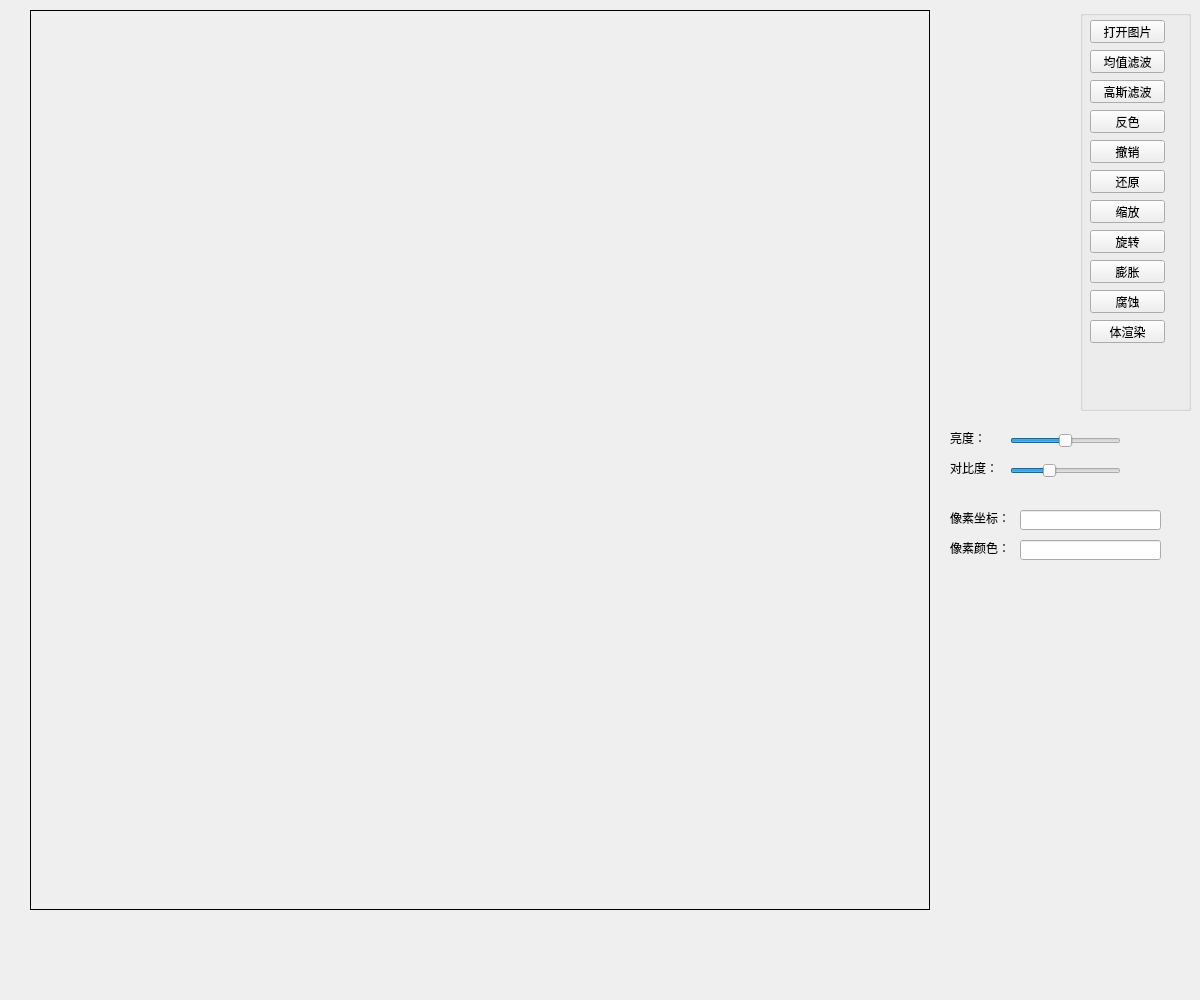
<?xml version="1.0" encoding="UTF-8"?>
<ui version="4.0">
 <class>Static_Process</class>
 <widget class="QWidget" name="Static_Process">
  <property name="geometry">
   <rect>
    <x>0</x>
    <y>0</y>
    <width>1200</width>
    <height>1000</height>
   </rect>
  </property>
  <property name="windowTitle">
   <string>静态处理</string>
  </property>
  <widget class="QSlider" name="Slider_bright">
   <property name="geometry">
    <rect>
     <x>1010</x>
     <y>430</y>
     <width>111</width>
     <height>22</height>
    </rect>
   </property>
   <property name="minimum">
    <number>-99</number>
   </property>
   <property name="orientation">
    <enum>Qt::Horizontal</enum>
   </property>
  </widget>
  <widget class="QLabel" name="label_4">
   <property name="geometry">
    <rect>
     <x>950</x>
     <y>430</y>
     <width>41</width>
     <height>16</height>
    </rect>
   </property>
   <property name="text">
    <string>亮度：</string>
   </property>
  </widget>
  <widget class="QLabel" name="label_5">
   <property name="geometry">
    <rect>
     <x>950</x>
     <y>460</y>
     <width>51</width>
     <height>16</height>
    </rect>
   </property>
   <property name="text">
    <string>对比度：</string>
   </property>
  </widget>
  <widget class="QSlider" name="Slider_contrast">
   <property name="geometry">
    <rect>
     <x>1010</x>
     <y>460</y>
     <width>111</width>
     <height>22</height>
    </rect>
   </property>
   <property name="minimum">
    <number>0</number>
   </property>
   <property name="maximum">
    <number>30</number>
   </property>
   <property name="value">
    <number>10</number>
   </property>
   <property name="orientation">
    <enum>Qt::Horizontal</enum>
   </property>
  </widget>
  <widget class="QLabel" name="pic_label">
   <property name="geometry">
    <rect>
     <x>30</x>
     <y>10</y>
     <width>900</width>
     <height>900</height>
    </rect>
   </property>
   <property name="styleSheet">
    <string notr="true">border: 1px solid black;</string>
   </property>
   <property name="text">
    <string/>
   </property>
  </widget>
  <widget class="QGroupBox" name="groupBox">
   <property name="geometry">
    <rect>
     <x>1080</x>
     <y>10</y>
     <width>111</width>
     <height>401</height>
    </rect>
   </property>
   <property name="title">
    <string/>
   </property>
   <widget class="QPushButton" name="Btn_rotate">
    <property name="geometry">
     <rect>
      <x>10</x>
      <y>220</y>
      <width>75</width>
      <height>23</height>
     </rect>
    </property>
    <property name="text">
     <string>旋转</string>
    </property>
   </widget>
   <widget class="QPushButton" name="Btn_Gaussian_Filter">
    <property name="geometry">
     <rect>
      <x>10</x>
      <y>70</y>
      <width>75</width>
      <height>23</height>
     </rect>
    </property>
    <property name="text">
     <string>高斯滤波</string>
    </property>
   </widget>
   <widget class="QPushButton" name="btn_redo">
    <property name="geometry">
     <rect>
      <x>10</x>
      <y>160</y>
      <width>75</width>
      <height>23</height>
     </rect>
    </property>
    <property name="text">
     <string>还原</string>
    </property>
   </widget>
   <widget class="QPushButton" name="Btn_change_size">
    <property name="geometry">
     <rect>
      <x>10</x>
      <y>190</y>
      <width>75</width>
      <height>23</height>
     </rect>
    </property>
    <property name="text">
     <string>缩放</string>
    </property>
   </widget>
   <widget class="QPushButton" name="Btn_undo">
    <property name="geometry">
     <rect>
      <x>10</x>
      <y>130</y>
      <width>75</width>
      <height>23</height>
     </rect>
    </property>
    <property name="text">
     <string>撤销</string>
    </property>
   </widget>
   <widget class="QPushButton" name="Btn_erode">
    <property name="geometry">
     <rect>
      <x>10</x>
      <y>280</y>
      <width>75</width>
      <height>23</height>
     </rect>
    </property>
    <property name="text">
     <string>腐蚀</string>
    </property>
   </widget>
   <widget class="QPushButton" name="Btn_MeanFilte">
    <property name="geometry">
     <rect>
      <x>10</x>
      <y>40</y>
      <width>75</width>
      <height>23</height>
     </rect>
    </property>
    <property name="text">
     <string>均值滤波</string>
    </property>
   </widget>
   <widget class="QPushButton" name="Btn_invertcolor">
    <property name="geometry">
     <rect>
      <x>10</x>
      <y>100</y>
      <width>75</width>
      <height>23</height>
     </rect>
    </property>
    <property name="text">
     <string>反色</string>
    </property>
   </widget>
   <widget class="QPushButton" name="Btn_dilate">
    <property name="geometry">
     <rect>
      <x>10</x>
      <y>250</y>
      <width>75</width>
      <height>23</height>
     </rect>
    </property>
    <property name="text">
     <string>膨胀</string>
    </property>
   </widget>
   <widget class="QPushButton" name="Btn_select_pic">
    <property name="geometry">
     <rect>
      <x>10</x>
      <y>10</y>
      <width>75</width>
      <height>23</height>
     </rect>
    </property>
    <property name="text">
     <string>打开图片</string>
    </property>
   </widget>
   <widget class="QPushButton" name="pushButton">
    <property name="geometry">
     <rect>
      <x>10</x>
      <y>310</y>
      <width>75</width>
      <height>23</height>
     </rect>
    </property>
    <property name="text">
     <string>体渲染</string>
    </property>
   </widget>
  </widget>
  <widget class="QLabel" name="label_2">
   <property name="geometry">
    <rect>
     <x>950</x>
     <y>510</y>
     <width>61</width>
     <height>16</height>
    </rect>
   </property>
   <property name="text">
    <string>像素坐标：</string>
   </property>
  </widget>
  <widget class="QLineEdit" name="lineEdit_rgb">
   <property name="geometry">
    <rect>
     <x>1020</x>
     <y>540</y>
     <width>141</width>
     <height>20</height>
    </rect>
   </property>
  </widget>
  <widget class="QLineEdit" name="lineEdit_xy">
   <property name="geometry">
    <rect>
     <x>1020</x>
     <y>510</y>
     <width>141</width>
     <height>20</height>
    </rect>
   </property>
  </widget>
  <widget class="QLabel" name="label_3">
   <property name="geometry">
    <rect>
     <x>950</x>
     <y>540</y>
     <width>61</width>
     <height>16</height>
    </rect>
   </property>
   <property name="text">
    <string>像素颜色：</string>
   </property>
  </widget>
 </widget>
 <resources/>
 <connections>
  <connection>
   <sender>Btn_MeanFilte</sender>
   <signal>clicked()</signal>
   <receiver>Static_Process</receiver>
   <slot>On_Btn_Mean_Filter_clicked()</slot>
   <hints>
    <hint type="sourcelabel">
     <x>1013</x>
     <y>116</y>
    </hint>
    <hint type="destinationlabel">
     <x>195</x>
     <y>89</y>
    </hint>
   </hints>
  </connection>
  <connection>
   <sender>Btn_Gaussian_Filter</sender>
   <signal>clicked()</signal>
   <receiver>Static_Process</receiver>
   <slot>On_Btn_Gaussian_Filter_clicked()</slot>
   <hints>
    <hint type="sourcelabel">
     <x>998</x>
     <y>142</y>
    </hint>
    <hint type="destinationlabel">
     <x>195</x>
     <y>126</y>
    </hint>
   </hints>
  </connection>
  <connection>
   <sender>Btn_invertcolor</sender>
   <signal>clicked()</signal>
   <receiver>Static_Process</receiver>
   <slot>On_Btn_invertcolor_clicked()</slot>
   <hints>
    <hint type="sourcelabel">
     <x>1006</x>
     <y>174</y>
    </hint>
    <hint type="destinationlabel">
     <x>195</x>
     <y>161</y>
    </hint>
   </hints>
  </connection>
  <connection>
   <sender>Btn_undo</sender>
   <signal>clicked()</signal>
   <receiver>Static_Process</receiver>
   <slot>On_Btn_undo_clicked()</slot>
   <hints>
    <hint type="sourcelabel">
     <x>1009</x>
     <y>205</y>
    </hint>
    <hint type="destinationlabel">
     <x>195</x>
     <y>190</y>
    </hint>
   </hints>
  </connection>
  <connection>
   <sender>btn_redo</sender>
   <signal>clicked()</signal>
   <receiver>Static_Process</receiver>
   <slot>On_Btn_redo_clicked()</slot>
   <hints>
    <hint type="sourcelabel">
     <x>1009</x>
     <y>236</y>
    </hint>
    <hint type="destinationlabel">
     <x>195</x>
     <y>220</y>
    </hint>
   </hints>
  </connection>
  <connection>
   <sender>Btn_select_pic</sender>
   <signal>clicked()</signal>
   <receiver>Static_Process</receiver>
   <slot>On_Btn_select_pic_clicked()</slot>
   <hints>
    <hint type="sourcelabel">
     <x>1000</x>
     <y>82</y>
    </hint>
    <hint type="destinationlabel">
     <x>195</x>
     <y>47</y>
    </hint>
   </hints>
  </connection>
  <connection>
   <sender>Btn_change_size</sender>
   <signal>clicked()</signal>
   <receiver>Static_Process</receiver>
   <slot>On_Btn_change_size_clicked()</slot>
   <hints>
    <hint type="sourcelabel">
     <x>1037</x>
     <y>265</y>
    </hint>
    <hint type="destinationlabel">
     <x>1033</x>
     <y>271</y>
    </hint>
   </hints>
  </connection>
  <connection>
   <sender>Btn_rotate</sender>
   <signal>clicked()</signal>
   <receiver>Static_Process</receiver>
   <slot>On_Btn_rotate_clicked()</slot>
   <hints>
    <hint type="sourcelabel">
     <x>1038</x>
     <y>293</y>
    </hint>
    <hint type="destinationlabel">
     <x>195</x>
     <y>277</y>
    </hint>
   </hints>
  </connection>
  <connection>
   <sender>Btn_dilate</sender>
   <signal>clicked()</signal>
   <receiver>Static_Process</receiver>
   <slot>On_Btn_dilate_clicked()</slot>
   <hints>
    <hint type="sourcelabel">
     <x>1049</x>
     <y>324</y>
    </hint>
    <hint type="destinationlabel">
     <x>195</x>
     <y>307</y>
    </hint>
   </hints>
  </connection>
  <connection>
   <sender>Btn_erode</sender>
   <signal>clicked()</signal>
   <receiver>Static_Process</receiver>
   <slot>On_Btn_erode_clicked()</slot>
   <hints>
    <hint type="sourcelabel">
     <x>1042</x>
     <y>350</y>
    </hint>
    <hint type="destinationlabel">
     <x>1002</x>
     <y>361</y>
    </hint>
   </hints>
  </connection>
  <connection>
   <sender>Slider_bright</sender>
   <signal>valueChanged(int)</signal>
   <receiver>Static_Process</receiver>
   <slot>On_Slider_bright_changed()</slot>
   <hints>
    <hint type="sourcelabel">
     <x>1086</x>
     <y>519</y>
    </hint>
    <hint type="destinationlabel">
     <x>108</x>
     <y>456</y>
    </hint>
   </hints>
  </connection>
  <connection>
   <sender>Slider_contrast</sender>
   <signal>valueChanged(int)</signal>
   <receiver>Static_Process</receiver>
   <slot>On_Slider_contrast_changed()</slot>
   <hints>
    <hint type="sourcelabel">
     <x>1113</x>
     <y>553</y>
    </hint>
    <hint type="destinationlabel">
     <x>123</x>
     <y>532</y>
    </hint>
   </hints>
  </connection>
  <connection>
   <sender>pushButton</sender>
   <signal>clicked()</signal>
   <receiver>Static_Process</receiver>
   <slot>vtk_render()</slot>
   <hints>
    <hint type="sourcelabel">
     <x>1122</x>
     <y>339</y>
    </hint>
    <hint type="destinationlabel">
     <x>1065</x>
     <y>372</y>
    </hint>
   </hints>
  </connection>
 </connections>
 <slots>
  <slot>On_Btn_select_pic_clicked()</slot>
  <slot>On_Btn_Mean_Filter_clicked()</slot>
  <slot>On_Btn_Gaussian_Filter_clicked()</slot>
  <slot>On_Btn_invertcolor_clicked()</slot>
  <slot>On_Btn_undo_clicked()</slot>
  <slot>On_Btn_redo_clicked()</slot>
  <slot>On_Btn_rotate_clicked()</slot>
  <slot>On_Btn_change_size_clicked()</slot>
  <slot>On_Btn_dilate_clicked()</slot>
  <slot>On_Btn_erode_clicked()</slot>
  <slot>On_Slider_bright_changed()</slot>
  <slot>On_Slider_contrast_changed()</slot>
  <slot>vtk_render()</slot>
 </slots>
</ui>
